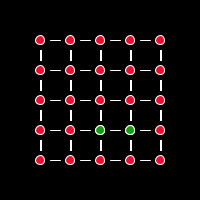
Frame 1 (no input)
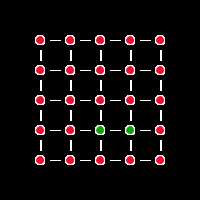
Frame 60 (the mouse pressed at the canvas centre just before this capture)
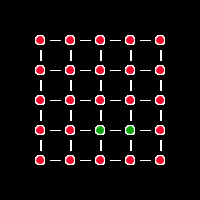
Frame 120 (the mouse held since frame 60 and released just before this capture)

The Processing sketch that drew these frames (run headless with seeded random() and noise(); from frame 60 on, the mouse is pressed at the canvas centre):

// Processing sketch: processing_97542
// ── processing_97542.pde

void setup () {
  size(200, 200);
  background(0);
}

int x;
int y;
int z;

void draw () { 
  stroke (255);
  fill (#ED0C2E);
  for (int x=40; x<161; x=x+30) {
    for (int y=40; y<190; y=y+30)
      ellipse (x, y, 9, 9);//bolinhas


    for (int z=30; z<160; z+= 30) {
      for (int j= 50; j<165; j=j+30)
        rect (z+10, j, 1, 10);//linhas
      line (x+20, z+10, x+10, z+10);
    }
  }
  stroke (0);
  fill (0);
  rect (170, 10, 20, 180);
  stroke (255);
  fill (#0DA20B);
  ellipse (100, 130, 9, 9);
  ellipse (130, 130, 9, 9);
}
